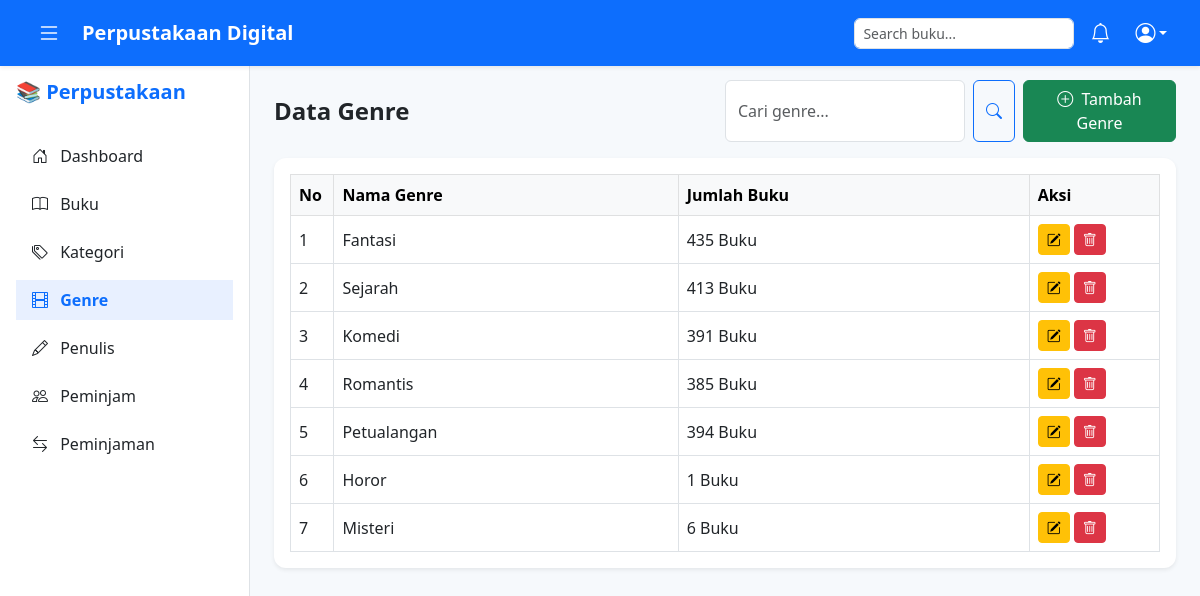
Screenshot of /pages/genre.php (signed in) with the database file from the repository.
### tables this page shows
CREATE TABLE `tb_genre` (
  `id_genre` int(11) NOT NULL,
  `nama_genre` varchar(100) NOT NULL
);

### pages/genre.php (the view, shortened to what this page needs)
<?php
include '../config/koneksi.php';
include '../componen/header.php';
include '../componen/sidebar.php';
$cari = $_GET['cari'] ?? '';
$data = mysqli_query($conn, "
    SELECT g.*, COUNT(bg.id_buku) AS jumlah_buku
    FROM tb_genre g
    LEFT JOIN tb_buku_genre bg ON g.id_genre = bg.id_genre
    WHERE g.nama_genre LIKE '%$cari%'
    GROUP BY g.id_genre
");
?>
<main class="main-content" style="margin-left:250px; padding-top:80px;">
    <div class="container-fluid px-4">
        <div class="d-flex justify-content-between align-items-center mb-3">
            <div class="col-md-6">
                <h4 class="fw-bold mb-0">Data Genre</h4>
            </div>
            <div class="col-md-6 d-flex justify-content-end gap-2">
                <form method="GET" class="d-flex" role="search">
                    <input type="text" name="cari" class="form-control me-2" placeholder="Cari genre..." value="<?= htmlspecialchars($cari); ?>">
                    <button class="btn btn-outline-primary" type="submit">
                        <i class="bi bi-search"></i>
                    </button>
                </form>
                <a href="tambah_genre.php" class="btn btn-success">
                    <i class="bi bi-plus-circle me-1"></i> Tambah Genre
                </a>
            </div>
        </div>
        <div class="card border-0 shadow-sm">
            <div class="card-body table-responsive">
                <table class="table table-bordered table-hover mb-0">
                    <thead class="table-light">
                        <tr>
                            <th style="width:5%;">No</th>
                            <th>Nama Genre</th>
                            <th>Jumlah Buku</th>
                            <th style="width:15%;">Aksi</th>
                        </tr>
                    </thead>
                    <tbody>
                        <?php $no = 1;
                        while ($d = mysqli_fetch_array($data)) : ?>
                            <tr>
                                <td><?= $no++; ?></td>
                                <td><?= htmlspecialchars($d['nama_genre']); ?></td>
                                <td><?= $d['jumlah_buku']; ?> Buku</td>
                                <td>
                                    <a href="edit_genre.php?id=<?= $d['id_genre']; ?>" class="btn btn-warning btn-sm">
                                        <i class="bi bi-pencil-square"></i>
                                    </a>
                                    <a href="../proses/genre_proses.php?hapus&id=<?= $d['id_genre']; ?>" onclick="return confirm('Hapus genre ini?')" class="btn btn-danger btn-sm">
                                        <i class="bi bi-trash"></i>
                                    </a>
                                </td>
                            </tr>
                        <?php endwhile; ?>
                    </tbody>
                </table>
            </div>
        </div>
    </div>
</main>
<?php include '../componen/footer.php'; ?>

### assets/css/style.css (style rules this page uses)
body { background-color: #f6f9fc; font-family: "Segoe UI", sans-serif; overflow-x: hidden; }
.card { border-radius: 12px; }
.table th, .table td { vertical-align: middle; }

### rows the page displays
tb_genre: nama_genre "Fantasi", jumlah_buku "435"
tb_genre: nama_genre "Sejarah", jumlah_buku "413"
tb_genre: nama_genre "Komedi", jumlah_buku "391"
tb_genre: nama_genre "Romantis", jumlah_buku "385"
tb_genre: nama_genre "Petualangan", jumlah_buku "394"
tb_genre: nama_genre "Horor", jumlah_buku "1"
tb_genre: nama_genre "Misteri", jumlah_buku "6"
